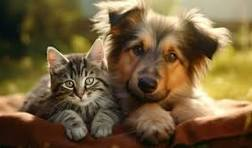
#> input picture photo/9.jpeg, 252 x 148 px
$ python 9_blurringTechniques.py
#> lines starting #> are read from the running program, lines starting #| are printed output that depends on the picture
import cv2 as cv
import numpy as np

img = cv.imread('photo/9.jpeg')
#> img is the input picture: shape (148, 252, 3); mean B, G, R 59.9, 94.5, 115.9
cv.imshow('img',img)

# Averaging
average = cv.blur(img,(3,3))
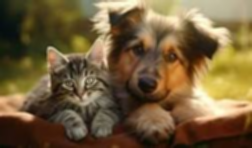
#> average: shape (148, 252, 3); mean B, G, R 59.9, 94.5, 115.9
cv.imshow('average',average)

# Gaussian Blur
gaussian = cv.GaussianBlur(img,(3,3),0)
cv.imshow('gauss',gaussian)

# median blur
median = cv.medianBlur(img,3)
cv.imshow("median",median)

# bilateral blur (most effective)
bilateral = cv.bilateralFilter(img,10,35,25)
cv.imshow("bilateral",bilateral)


cv.waitKey(0)

$ run again, with photo/10.jpeg copied over photo/9.jpeg
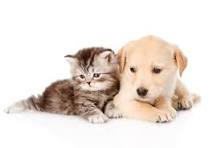
#> input picture photo/10.jpeg, 217 x 148 px
#> img is the input picture: shape (148, 217, 3); mean B, G, R 219.2, 225.7, 234.7
#> `average = cv.blur(img,(3,3))`:
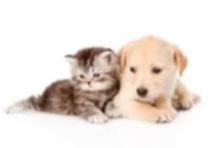
#> average: shape (148, 217, 3); mean B, G, R 219.2, 225.7, 234.7

$ run again, with photo/2.jpeg copied over photo/9.jpeg
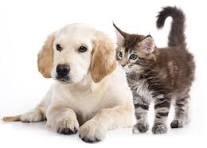
#> input picture photo/2.jpeg, 207 x 148 px
#> img is the input picture: shape (148, 207, 3); mean B, G, R 195.3, 201.5, 210
#> `average = cv.blur(img,(3,3))`:
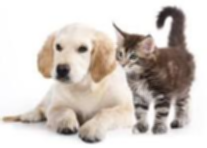
#> average: shape (148, 207, 3); mean B, G, R 195.3, 201.5, 210
